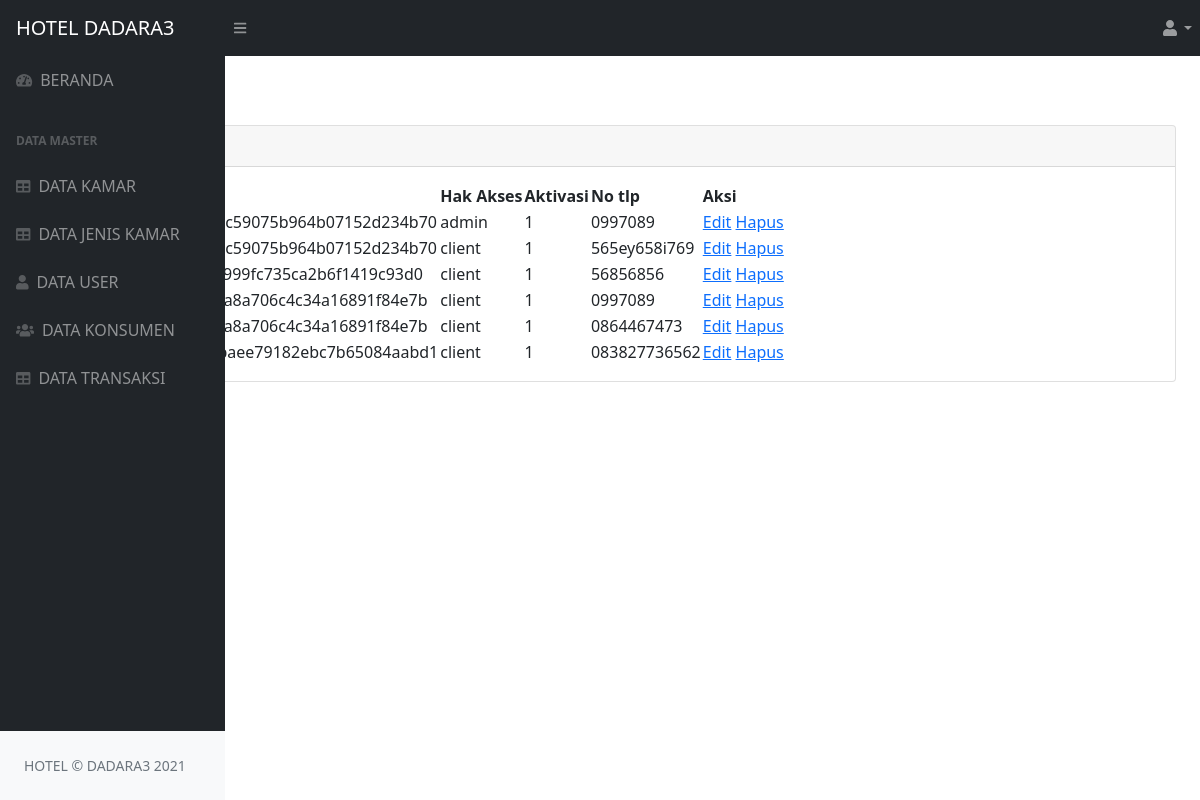
The app's page /index.php/user with its own data.
### tables this page shows
CREATE TABLE `tbl_user` (
  `id_user` int(11) NOT NULL,
  `username` varchar(100) NOT NULL,
  `password` varchar(100) NOT NULL,
  `hak_akses` enum('client','admin') NOT NULL,
  `aktivasi` enum('1','0') NOT NULL,
  `no_hp` varchar(15) NOT NULL
);

### application/controllers/User.php (called while the page is built, shortened)
<?php
        class User extends CI_Controller{
            function index(){
                $this->load->model('M_user');
                $data['user'] = $this->M_user->tampil_data()->result();
                $this->load->view('partisi/head');
                $this->load->view('partisi/body');
                $this->load->view('partisi/navigasi');
                $this->load->view('partisi/footer');
                $this->load->view('partisi/js');
                $this->load->view('user/user_v', $data);
            }
    }
?>

### index.php (called while the page is built, shortened)
<?php
require_once BASEPATH.'core/CodeIgniter.php';

### application/models/M_user.php (called while the page is built, shortened)
<?php
    class M_user extends CI_Model{
            function tampil_data(){
            return $this->db->get('tbl_user');
            }
    }
?>

### application/views/user/user_v.php (the view, shortened to what this page needs)
        <div class="sb-sidenav-footer">
            <div class="small">Logged in as:</div>
        </div>
<div id="layoutSidenav_content">
    <main>
        <div class="container-fluid px-4">
            <h1 class="mt-4">Data User</h1>
            <div class="card mb-4">
                <div class="card-header">
                </div>
                <div class="card-body">
                    <table id="datatablesSimple">
                        <thead>
                            <tr>
                                <th>No</th>
                                <th>Usename</th>
                                <th>Password</th>
                                <th>Hak Akses</th>
                                <th>Aktivasi</th>
                                <th>No tlp</th>
                                <th>Aksi</th>
                            </tr>
                        </thead>
                        <tbody>
                             <?php $no = 1;
                                foreach($user as $u) {?>
                            <tr>
                                <td><?= $no ?></td>
                                <td><?= $u->username?></td>
                                <td><?= $u->password ?></td>
                                <td><?= $u->hak_akses?></td>
                                <td><?= $u->aktivasi ?></td>
                                <td><?= $u->no_hp ?></td>
                                <td>
                                    <a href="<?= base_url('user/edit/'.$u->id_user) ?>" align='center'>Edit</a>
                                    <a href="<?= base_url('user/hapus/'.$u->id_user) ?>" align='center'>Hapus</a>
                                </td>
                            </tr>
                            <?php $no++; } ?>
                        </tbody>
                    </table>
                </div>
            </div>
        </div>
    </main>

### records on screen
tbl_user: password "202cb962ac59075b964b07152d234b70", hak_akses "admin", aktivasi "1", no_hp "0997089"
tbl_user: password "202cb962ac59075b964b07152d234b70", hak_akses "client", aktivasi "1", no_hp "565ey658i769"
tbl_user: password "a847b53f9999fc735ca2b6f1419c93d0", hak_akses "client", aktivasi "1", no_hp "56856856"
tbl_user: password "827ccb0eea8a706c4c34a16891f84e7b", hak_akses "client", aktivasi "1", no_hp "0997089"
tbl_user: password "827ccb0eea8a706c4c34a16891f84e7b", hak_akses "client", aktivasi "1", no_hp "0864467473"
tbl_user: password "3a2d7564baee79182ebc7b65084aabd1", hak_akses "client", aktivasi "1", no_hp "083827736562"
